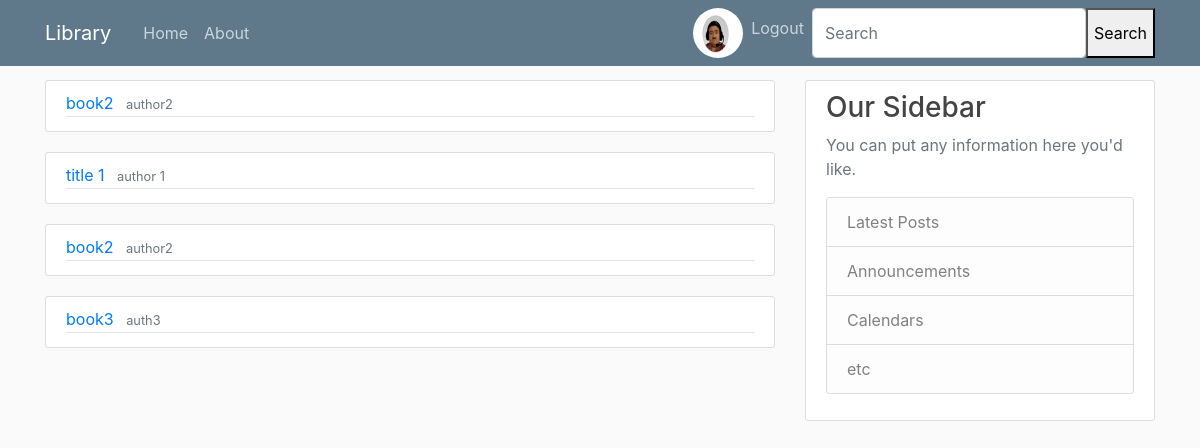
/user/requests/ (signed in), run on the app's committed database.
### users/models.py (models this page shows, shortened)
class Profile(models.Model):
    user = models.OneToOneField(User, on_delete=models.CASCADE)
    image = models.ImageField(default='default.jpeg', upload_to='profile_pics')

### books/models.py (models this page shows, shortened)
class request_detail(models.Model):
    book_detail = models.ForeignKey(Book, on_delete=models.CASCADE)
    requested_by = models.ForeignKey(User, on_delete=models.CASCADE)
    return_date = models.DateField(default=timezone.now()+datetime.timedelta(days=7))
    request_status = models.CharField(max_length=15, default = 'Pending')

class Book(models.Model):
    title = models.CharField(max_length=100)
    genre = models.CharField(max_length=50)
    author = models.CharField(max_length=100)
    date_added = models.DateTimeField(default=timezone.now)
    publisher = models.CharField(max_length=100)
    summary = models.TextField(blank=True)
    location = models.TextField()
    available = models.BooleanField(default=True)
    ISBN = models.CharField(max_length=17)

### users/views.py (the view)
# urls.py: path('requests/', user_views.UserRequestsListView.as_view(), name='user-requests'),
class UserRequestsListView(LoginRequiredMixin, ListView):
    model = request_detail
    template_name = 'users/user_requests.html'
    context_object_name = 'requests'
    ordering = ['-date_added']
    def get_queryset(self):
        user = self.request.user
        return request_detail.objects.filter(requested_by=user)

### users/templates/users/user_requests.html
{% extends "books/base.html" %}
{% block content %}
    {% for request in requests %}
        <article class="media content-section">
            <div class="media-body">
                <div class="article-metadata">
                    <a class="mr-2" href="{% url 'book-detail' request.book_detail.id %}">{{ request.book_detail.title }}</a>
                    <small class="text-muted">{{ request.book_detail.author }}</small>
                </div>
            </div>
        </article>
    {% endfor %}
{% endblock content %}

### books/templates/books/base.html (shortened to what this page needs)
{% load static %}
<!DOCTYPE html>
<html>
<head>
    <link rel="stylesheet" href="https://maxcdn.bootstrapcdn.com/bootstrap/4.0.0/css/bootstrap.min.css">
    <link rel="stylesheet" type="text/css" href="{% static 'books/main.css' %}">
</head>
<body>
    <header class="site-header">
      <nav class="navbar navbar-expand-md navbar-dark bg-steel fixed-top">
        <div class="container">
          <a class="navbar-brand mr-4" href="{% url 'book-list' %}">Library</a>
          <div class="collapse navbar-collapse" id="navbarToggle">
            <div class="navbar-nav mr-auto">
              <a class="nav-item nav-link" href="{% url 'main-home' %}">Home</a>
              <a class="nav-item nav-link" href="#">About</a>
            </div>
            <div class="navbar-nav">
              {% if user.is_authenticated %}
                  <div class="image-container">
                      <a href="{% url 'profile' %}">
                      <img class="rounded-circle article-image img-fluid img-pro"  src="{{ user.profile.image.url }}">
                    </a>
                  </div>
                  <a class="nav-item nav-link" href="{% url 'logout' %}">Logout</a>
              {% else %}
                  <a class="nav-item nav-link" href="{% url 'login' %}">Login</a>
                  <a class="nav-item nav-link" href="{% url 'register' %}">Register</a>
              {% endif %}
                  <form class="d-flex" method=POST action="{% url 'search-venues' %}">
        <input class="form-control me-2" type="search" placeholder="Search" aria-label="Search" name="searched">
        <button type="submit">Search</button>
      </form>
            </div>
          </div>
        </div>
      </nav>
    </header>
    <main role="main" class="container">
      <div class="row">
        <div class="col-md-8">
          {% block content %}{% endblock %}
        </div>
        <div class="col-md-4">
          <div class="content-section">
            <h3>Our Sidebar</h3>
            <p class='text-muted'>You can put any information here you'd like.
              <ul class="list-group">
                <li class="list-group-item list-group-item-light">Latest Posts</li>
                <li class="list-group-item list-group-item-light">Announcements</li>
                <li class="list-group-item list-group-item-light">Calendars</li>
                <li class="list-group-item list-group-item-light">etc</li>
              </ul>
            </p>
          </div>
        </div>
      </div>
    </main>
</body>
</html>

### books/static/books/main.css (style rules this page uses)
body { background: #fafafa; color: #333333; margin-top: 5rem; }
h1, h2, h3, h4, h5, h6 { color: #444444; }
ul { margin: 0; }
.bg-steel { background-color: #5f788a; }
.site-header .navbar-nav .nav-link { color: #cbd5db; }
.content-section { background: #ffffff; padding: 10px 20px; border: 1px solid #dddddd; border-radius: 3px; margin-bottom: 20px; }
.article-metadata { padding-bottom: 1px; margin-bottom: 4px; border-bottom: 1px solid #e3e3e3 }
.img-pro { width: 50px ; height: 50px; }
.image-container { height: 50px; width:50px; }

### data on the page
request_detail: book_detail "book2", book_detail.author "author2"
request_detail: book_detail "title 1", book_detail.author "author 1"
request_detail: book_detail "book2", book_detail.author "author2"
request_detail: book_detail "book3", book_detail.author "auth3"
